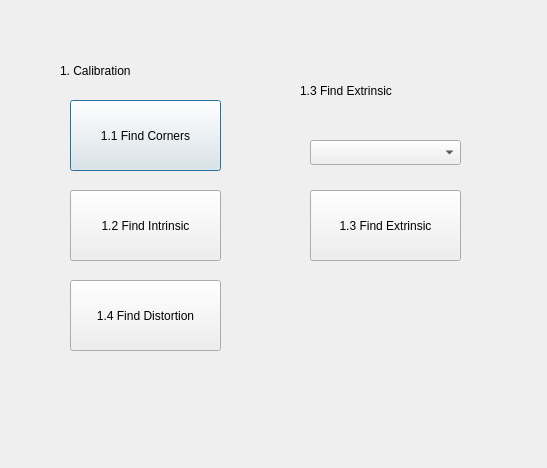
<?xml version="1.0" encoding="UTF-8"?>
<ui version="4.0">
 <class>mainWindow</class>
 <widget class="QDialog" name="mainWindow">
  <property name="geometry">
   <rect>
    <x>0</x>
    <y>0</y>
    <width>547</width>
    <height>468</height>
   </rect>
  </property>
  <property name="windowTitle">
   <string>Main Window</string>
  </property>
  <widget class="QLabel" name="TEXT_CALIBRATION">
   <property name="geometry">
    <rect>
     <x>60</x>
     <y>50</y>
     <width>111</width>
     <height>41</height>
    </rect>
   </property>
   <property name="text">
    <string>1. Calibration</string>
   </property>
   <property name="textFormat">
    <enum>Qt::PlainText</enum>
   </property>
  </widget>
  <widget class="QPushButton" name="BTN_CORNER">
   <property name="geometry">
    <rect>
     <x>70</x>
     <y>100</y>
     <width>151</width>
     <height>71</height>
    </rect>
   </property>
   <property name="text">
    <string>1.1 Find Corners</string>
   </property>
  </widget>
  <widget class="QPushButton" name="BTN_INTRINSIC">
   <property name="geometry">
    <rect>
     <x>70</x>
     <y>190</y>
     <width>151</width>
     <height>71</height>
    </rect>
   </property>
   <property name="text">
    <string>1.2 Find Intrinsic</string>
   </property>
  </widget>
  <widget class="QPushButton" name="BTN_DISTORTION">
   <property name="geometry">
    <rect>
     <x>70</x>
     <y>280</y>
     <width>151</width>
     <height>71</height>
    </rect>
   </property>
   <property name="text">
    <string>1.4 Find Distortion</string>
   </property>
  </widget>
  <widget class="QLabel" name="TEXT_EXTRINSIC">
   <property name="geometry">
    <rect>
     <x>300</x>
     <y>70</y>
     <width>131</width>
     <height>41</height>
    </rect>
   </property>
   <property name="text">
    <string>1.3 Find Extrinsic</string>
   </property>
   <property name="textFormat">
    <enum>Qt::PlainText</enum>
   </property>
  </widget>
  <widget class="QPushButton" name="BTN_EXTRINSIC">
   <property name="geometry">
    <rect>
     <x>310</x>
     <y>190</y>
     <width>151</width>
     <height>71</height>
    </rect>
   </property>
   <property name="text">
    <string>1.3 Find Extrinsic</string>
   </property>
  </widget>
  <widget class="QComboBox" name="BOX_FILE">
   <property name="geometry">
    <rect>
     <x>310</x>
     <y>140</y>
     <width>151</width>
     <height>25</height>
    </rect>
   </property>
   <property name="currentText">
    <string/>
   </property>
  </widget>
 </widget>
 <resources/>
 <connections/>
</ui>
